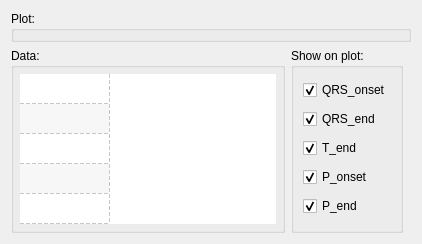
         <widget class="QWidget" name="tabQRSClassification">
          <attribute name="title">
           <string>QRS Classification</string>
          </attribute>
          <layout class="QHBoxLayout" name="horizontalLayout_12">
           <item>
            <layout class="QVBoxLayout" name="verticalLayout_11">
             <property name="bottomMargin">
              <number>0</number>
             </property>
             <item>
              <widget class="QGroupBox" name="groupBox_5">
               <property name="sizePolicy">
                <sizepolicy hsizetype="Preferred" vsizetype="Preferred">
                 <horstretch>0</horstretch>
                 <verstretch>4</verstretch>
                </sizepolicy>
               </property>
               <property name="title">
                <string>Plot:</string>
               </property>
              </widget>
             </item>
             <item>
              <layout class="QHBoxLayout" name="horizontalLayout_14">
               <property name="rightMargin">
                <number>8</number>
               </property>
               <item>
                <widget class="QGroupBox" name="groupBox_6">
                 <property name="sizePolicy">
                  <sizepolicy hsizetype="Preferred" vsizetype="Fixed">
                   <horstretch>0</horstretch>
                   <verstretch>0</verstretch>
                  </sizepolicy>
                 </property>
                 <property name="title">
                  <string>Data:</string>
                 </property>
                 <layout class="QHBoxLayout" name="horizontalLayout_11">
                  <property name="margin">
                   <number>6</number>
                  </property>
                  <item>
                   <widget class="QTableWidget" name="tableWidgetHRTAnalysis_2">
                    <property name="sizePolicy">
                     <sizepolicy hsizetype="Minimum" vsizetype="Maximum">
                      <horstretch>0</horstretch>
                      <verstretch>0</verstretch>
                     </sizepolicy>
                    </property>
                    <property name="minimumSize">
                     <size>
                      <width>0</width>
                      <height>0</height>
                     </size>
                    </property>
                    <property name="maximumSize">
                     <size>
                      <width>1666</width>
                      <height>150</height>
                     </size>
                    </property>
                    <property name="font">
                     <font>
                      <pointsize>8</pointsize>
                     </font>
                    </property>
                    <property name="frameShape">
                     <enum>QFrame::NoFrame</enum>
                    </property>
                    <property name="frameShadow">
                     <enum>QFrame::Sunken</enum>
                    </property>
                    <property name="editTriggers">
                     <set>QAbstractItemView::NoEditTriggers</set>
                    </property>
                    <property name="tabKeyNavigation">
                     <bool>true</bool>
                    </property>
                    <property name="alternatingRowColors">
                     <bool>true</bool>
                    </property>
                    <property name="selectionMode">
                     <enum>QAbstractItemView::NoSelection</enum>
                    </property>
                    <property name="showGrid">
                     <bool>true</bool>
                    </property>
                    <property name="gridStyle">
                     <enum>Qt::DashLine</enum>
                    </property>
                    <property name="cornerButtonEnabled">
                     <bool>true</bool>
                    </property>
                    <property name="columnCount">
                     <number>1</number>
                    </property>
                    <attribute name="horizontalHeaderVisible">
                     <bool>false</bool>
                    </attribute>
                    <attribute name="horizontalHeaderCascadingSectionResizes">
                     <bool>false</bool>
                    </attribute>
                    <attribute name="horizontalHeaderDefaultSectionSize">
                     <number>90</number>
                    </attribute>
                    <attribute name="horizontalHeaderHighlightSections">
                     <bool>false</bool>
                    </attribute>
                    <attribute name="verticalHeaderVisible">
                     <bool>false</bool>
                    </attribute>
                    <attribute name="verticalHeaderCascadingSectionResizes">
                     <bool>false</bool>
                    </attribute>
                    <attribute name="verticalHeaderDefaultSectionSize">
                     <number>30</number>
                    </attribute>
                    <attribute name="verticalHeaderMinimumSectionSize">
                     <number>17</number>
                    </attribute>
                    <row>
                     <property name="text">
                      <string>QRS_onset</string>
                     </property>
                    </row>
                    <row>
                     <property name="text">
                      <string>QRS_end</string>
                     </property>
                    </row>
                    <row>
                     <property name="text">
                      <string>T_end</string>
                     </property>
                    </row>
                    <row>
                     <property name="text">
                      <string>P_onset</string>
                     </property>
                    </row>
                    <row>
                     <property name="text">
                      <string>P_end</string>
                     </property>
                    </row>
                    <column>
                     <property name="text">
                      <string>Value</string>
                     </property>
                    </column>
                   </widget>
                  </item>
                 </layout>
                </widget>
               </item>
               <item>
                <widget class="QGroupBox" name="groupBox_7">
                 <property name="sizePolicy">
                  <sizepolicy hsizetype="Preferred" vsizetype="Preferred">
                   <horstretch>0</horstretch>
                   <verstretch>0</verstretch>
                  </sizepolicy>
                 </property>
                 <property name="title">
                  <string>Show on plot:</string>
                 </property>
                 <layout class="QVBoxLayout" name="verticalLayout_13">
                  <item>
                   <widget class="QCheckBox" name="checkBoxQRS_onsetEnabled">
                    <property name="text">
                     <string>QRS_onset</string>
                    </property>
                    <property name="checked">
                     <bool>true</bool>
                    </property>
                   </widget>
                  </item>
                  <item>
                   <widget class="QCheckBox" name="checkBoxQRS_endEnabled">
                    <property name="text">
                     <string>QRS_end</string>
                    </property>
                    <property name="checked">
                     <bool>true</bool>
                    </property>
                   </widget>
                  </item>
                  <item>
                   <widget class="QCheckBox" name="checkBoxT_endEnabled">
                    <property name="text">
                     <string>T_end</string>
                    </property>
                    <property name="checked">
                     <bool>true</bool>
                    </property>
                   </widget>
                  </item>
                  <item>
                   <widget class="QCheckBox" name="checkBoxP_onsetEnabled">
                    <property name="text">
                     <string>P_onset</string>
                    </property>
                    <property name="checked">
                     <bool>true</bool>
                    </property>
                   </widget>
                  </item>
                  <item>
                   <widget class="QCheckBox" name="checkBoxP_endEnabled">
                    <property name="text">
                     <string>P_end</string>
                    </property>
                    <property name="checked">
                     <bool>true</bool>
                    </property>
                   </widget>
                  </item>
                 </layout>
                </widget>
               </item>
              </layout>
             </item>
            </layout>
           </item>
          </layout>
         </widget>
